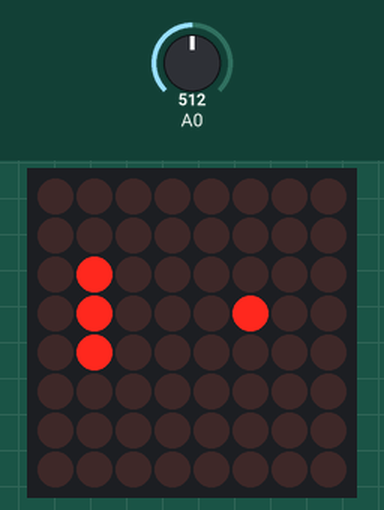
The program below on a simulated Arduino Nano, built with avr-gcc and run on an emulated ATmega328P. Shown: 8×8 LED matrix. The inputs (shaded band) are chosen by the test bench; at power-on: A0 = 512. Random numbers use the default seed unless the program sets one.

Above: at 1.27 s.
1.3 s: A0 set to 683
At 1.37 s:
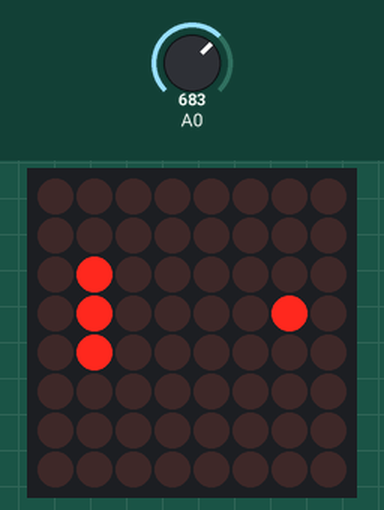
3.1 s: A0 set to 712
At 3.2 s:
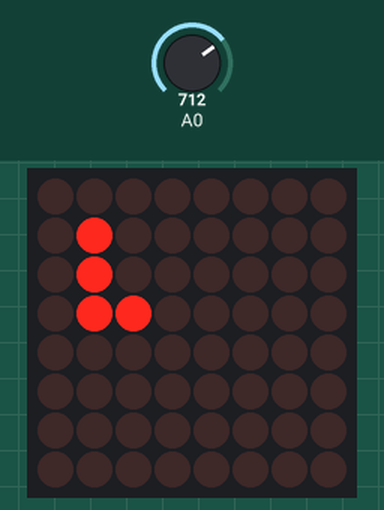
At 4.4 s:
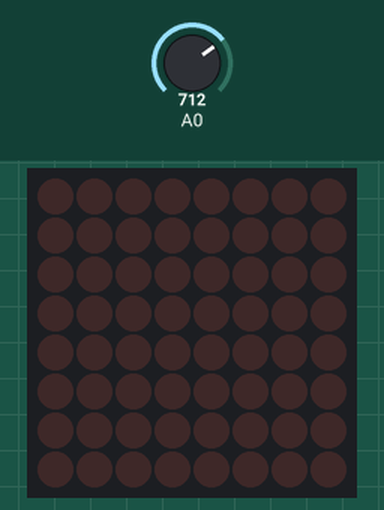
Timing chart, 0 to 6.1 s (numbered marks = the images above; inputs shaded):
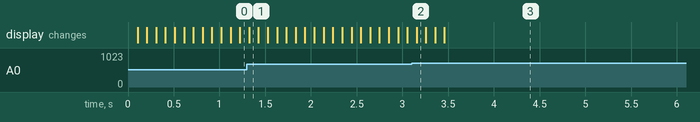

Measured:
- the behaviour switches between 700 and 701 on A0 (found by bisection; images 1 and 2)

The program:

main.cpp
```cpp
#include <Arduino.h>
#include <LedControl.h>

int joystickpin = A1;

int ANIMDELAY = 100;  // animation delay, deafault value is 100
int INTENSITYMIN = 0; // minimum brightness, valid range [0,15]
int INTENSITYMAX = 8; // maximum brightness, valid range [0,15]

byte MAXREG_DECODEMODE = 0x09;
byte MAXREG_INTENSITY  = 0x0a;
byte MAXREG_SCANLIMIT  = 0x0b;
byte MAXREG_SHUTDOWN   = 0x0c;
byte MAXREG_DISPTEST   = 0x0f;

int DIN_PIN = 10;      // DIN connects to pin 10
int CS_PIN = 9;       // CS connects to pin 8
int CLK_PIN = 8;      // CLK connects to pin 9

int matrix = 0;
int ON = 1;
int OFF = 0;
int WIDTH = (matrix+1) * 8;
int HEIGHT = (matrix+1) * 8;
int dimensions = 8;
int frameRate = 100;
bool GameOver = false;

int BallXpos = 5;
int BallYpos = 3;
int BallXspeed = 1;
int BallYspeed = 1;

int RacketXpos = 1;
int RacketYposSeg1 = 2;
int RacketYposSeg2 = 3;
int RacketYposSeg3 = 4;
int RacketSpeed = 0;

const unsigned char heart[] =
{
  B01100110,
  B11111111,
  B11111111,
  B11111111,
  B01111110,
  B00111100,
  B00011000,
  B00000000
};


LedControl lc = LedControl(DIN_PIN, CLK_PIN, CS_PIN, 1);

void draw(){
  lc.clearDisplay(0);

  if (GameOver) {
  setRegistry(MAXREG_SCANLIMIT, 0x07);
  setRegistry(MAXREG_DECODEMODE, 0x00);  // using an led matrix (not digits)
  setRegistry(MAXREG_SHUTDOWN, 0x01);    // not in shutdown mode
  setRegistry(MAXREG_DISPTEST, 0x00);    // no display test
  setRegistry(MAXREG_INTENSITY, 0x0f & INTENSITYMIN);

  // draw hearth
  setRegistry(1, heart[0]);
  setRegistry(2, heart[1]);
  setRegistry(3, heart[2]);
  setRegistry(4, heart[3]);
  setRegistry(5, heart[4]);
  setRegistry(6, heart[5]);
  setRegistry(7, heart[6]);
  setRegistry(8, heart[7]);

  }
  else {

  lc.setLed(matrix, BallYpos, BallXpos, ON);
  lc.setLed(matrix, RacketYposSeg1, RacketXpos, ON);
  lc.setLed(matrix, RacketYposSeg2, RacketXpos, ON);
  lc.setLed(matrix, RacketYposSeg3, RacketXpos, ON);

  delay(frameRate);
}
}

void setRegistry(byte reg, byte value)
{
  digitalWrite(CS_PIN, LOW);

  putByte(reg);   // specify register
  putByte(value); // send data

  digitalWrite(CS_PIN, LOW);
  digitalWrite(CS_PIN, HIGH);
}

void putByte(byte data)
{
  byte i = 8;
  byte mask;
  while (i > 0)
  {
    mask = 0x01 << (i - 1);        // get bitmask
    digitalWrite( CLK_PIN, LOW);   // tick
    if (data & mask)               // choose bit
      digitalWrite(DIN_PIN, HIGH); // send 1
    else
      digitalWrite(DIN_PIN, LOW);  // send 0
    digitalWrite(CLK_PIN, HIGH);   // tock
    --i;                           // move to lesser bit
  }
}

int BallupdateX(int row, int Xvel){

    row += Xvel;
    return row;
}

int BallupdateY(int coll, int Yvel){

    coll += Yvel;
    return coll;
  }

int hitEnd(int posi, int vel, bool x) {
  if (x == false) {
  if (posi >= dimensions - 1 || posi <= 0) {
    vel = -vel;

  }
  }
  else if (x == true) {
    if (posi >= dimensions -1) {
      vel = -vel;
    }
    if (posi <= 0) {
      GameOver = true;
    }

  }
  return vel;
}

void hitRacket(int xpos, int ypos) {
  if (xpos == RacketXpos) {
    if (ypos == RacketYposSeg1 || ypos == RacketYposSeg2 || ypos == RacketYposSeg3) {
      BallXspeed = -BallXspeed;
      BallYspeed = random(-1, 2);
      BallXpos = 1;
    }
  }
}

int Racketupdate(int pos, int velocity) {
  pos += velocity;
  if (pos == 6) {
    pos = 5;
  }
  if (pos == -1) {
    pos = 0;
  }
  return pos;
}

int joystick(){
  if (analogRead(joystick) > 700){
    return 1;
  }
  else if (analogRead(joystick) < 300) {
    return -1;
  }
  else {
    return 0;
  }
}

void setup() {
  pinMode(joystickpin, INPUT);

  lc.shutdown(0,false);
  lc.setIntensity(0,8);
  lc.clearDisplay(0);
}

void loop(){
  draw();

  if (joystick() == 1) {
    RacketSpeed = -1;
  }
  if ( joystick() == -1) {
    RacketSpeed = 1;
  }

  BallXspeed = hitEnd(BallXpos, BallXspeed, true);
  BallYspeed = hitEnd(BallYpos, BallYspeed, false);
  hitRacket(BallXpos, BallYpos);

  RacketYposSeg1 = Racketupdate(RacketYposSeg1, RacketSpeed);
  RacketYposSeg2 = RacketYposSeg1 + 1;
  RacketYposSeg3 = RacketYposSeg2 + 1;

  BallXpos = BallupdateX(BallXpos, BallXspeed);
  BallYpos = BallupdateY(BallYpos, BallYspeed);


  RacketSpeed = 0;

}
```
